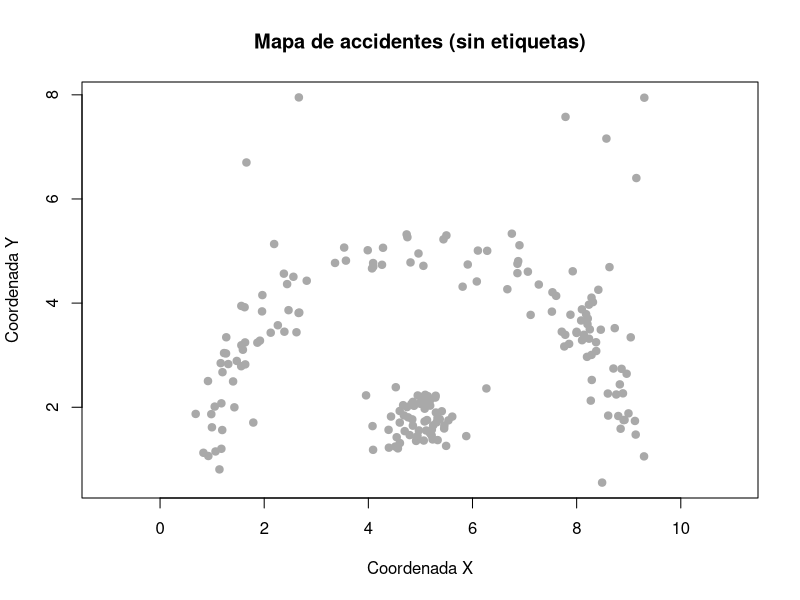
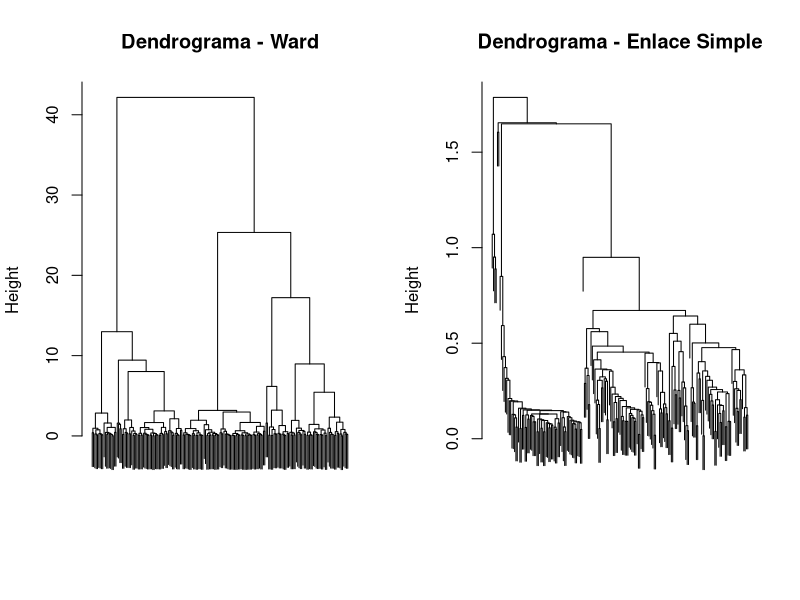
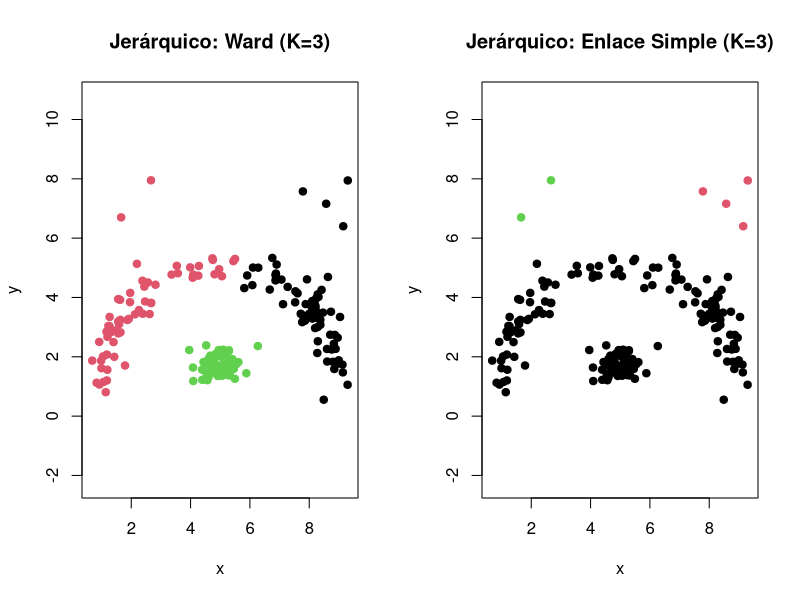

Recreate these plots in R, in order. (Note: this script raises an error after producing the figures.)

# Base de datos
set.seed(1031610377)
t <- runif(120, 0, pi)
avenida  <- data.frame(x = 5 + 4 * cos(t) + rnorm(120, 0, 0.25),
                       y = 1 + 4 * sin(t) + rnorm(120, 0, 0.25))
cruce    <- data.frame(x = rnorm(60, 5, 0.35),
                       y = rnorm(60, 1.8, 0.35))
aislados <- data.frame(x = runif(15, 0, 10), y = runif(15, 0, 8))
acc <- rbind(avenida, cruce, aislados)

acc$zona <- rep(c("avenida", "cruce", "aislado"), c(120, 60, 15))



# Guardamos la verdad simulada aparte y creamos el dataset solo con coordenadas
zona_real <- acc$zona
datos <- acc[, c("x", "y")]

# Graficamos el mapa sin etiquetas
plot(datos, pch = 19, col = "darkgray", 
     main = "Mapa de accidentes (sin etiquetas)",
     xlab = "Coordenada X", ylab = "Coordenada Y", asp = 1)



#### 2.) Jerárquico con Ward y con enlace simple: dendrograma, K según el salto más grande y mapa coloreado. ¿Cuál respeta el arco?
# Matriz de distancias euclidianas
d <- dist(datos)

# Modelos jerárquicos
hc_ward   <- hclust(d, method = "ward.D2")
hc_simple <- hclust(d, method = "single")

# 2.1 Dendrogramas
par(mfrow = c(1, 2))
plot(hc_ward, labels = FALSE, main = "Dendrograma - Ward", xlab = "", sub = "")
plot(hc_simple, labels = FALSE, main = "Dendrograma - Enlace Simple", xlab = "", sub = "")

# 2.2 Cálculo del salto más grande en las alturas de fusión (para elegir K)

tail(diff(hc_ward$height), 10)
tail(diff(hc_simple$height), 10)

# Usemos K = 3 para comparar cómo separan las estructuras 
k_ward   <- cutree(hc_ward, k = 3)
k_simple <- cutree(hc_simple, k = 3)

# 2.3 Mapas coloreados
plot(datos, col = k_ward, pch = 19, main = "Jerárquico: Ward (K=3)", asp = 1)
plot(datos, col = k_simple, pch = 19, main = "Jerárquico: Enlace Simple (K=3)", asp = 1)
par(mfrow = c(1, 1))


#### 3.) DBSCAN con minPts =5 : elija ε con el gráfico de k -distancias. ¿Cuántos grupos y cuántos puntos de ruido obtiene?
# Gráfico de k-distancias (con k = minPts = 5)
kNNdistplot(datos, k = 5)
abline(h = 0.65, col = "red", lty = 2) 

# Ajustamos DBSCAN con el epsilon
eps_optimo <- 0.65
db_optimo <- dbscan(datos, eps = eps_optimo, minPts = 5)

# Resultados
print(db_optimo)
plot(datos, col = db_optimo$cluster + 1, pch = 19, 
     main = paste("DBSCAN (eps =", eps_optimo, ", minPts = 5)"), asp = 1)
legend("topright", legend = c("Ruido (0)", "Grupo 1", "Grupo 2"), 
       col = 1:3, pch = 19)



#### 4.) Repita DBSCAN con ε a la mitad y al doble. ¿Qué les pasa a los grupos y al ruido?

db_mitad <- dbscan(datos, eps = eps_optimo / 2, minPts = 5) # eps = 0.325
db_doble <- dbscan(datos, eps = eps_optimo * 2, minPts = 5) # eps = 1.30

par(mfrow = c(1, 2))
plot(datos, col = db_mitad$cluster + 1, pch = 19, 
     main = paste("DBSCAN Mitad (eps =", eps_optimo/2, ")"), asp = 1)
plot(datos, col = db_doble$cluster + 1, pch = 19, 
     main = paste("DBSCAN Doble (eps =", eps_optimo*2, ")"), asp = 1)
par(mfrow = c(1, 1))

print(db_mitad)
print(db_doble)


### 5.) Ahora sí, cruce cada resultado con zona. ¿Qué método le recomendaría a la Secretaría?

cat("--- Tabla Jerárquico Ward (K=3) ---\n")
table(Real = zona_real, Ward = k_ward)

cat("\n--- Tabla Jerárquico Enlace Simple (K=3) ---\n")
table(Real = zona_real, Simple = k_simple)

cat("\n--- Tabla DBSCAN Óptimo (eps = 0.65) ---\n")
table(Real = zona_real, DBSCAN = db_optimo$cluster)
